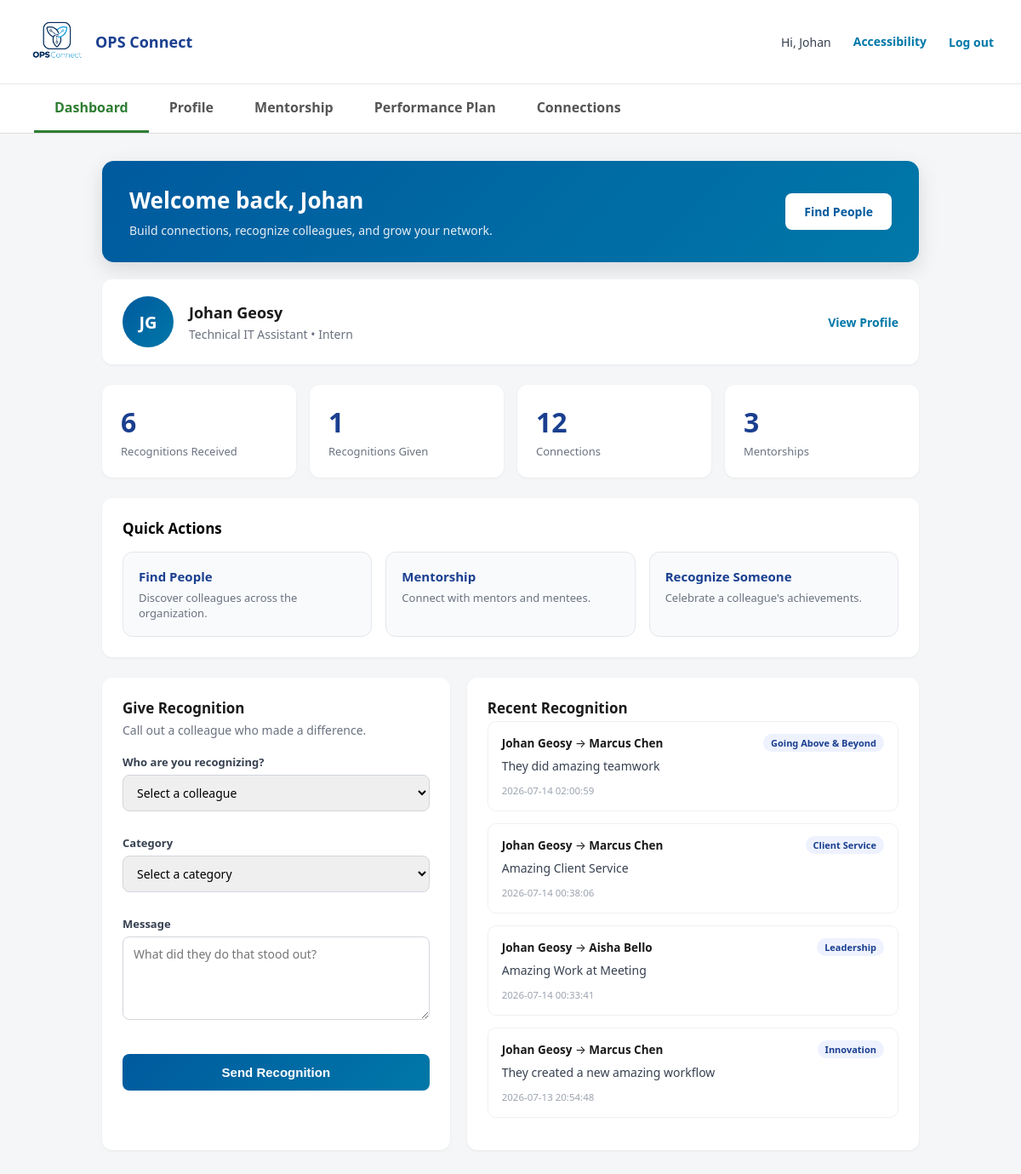
/dashboard (signed in), run on the app's committed database.
### tables this page shows
CREATE TABLE recognitions (
            id INTEGER PRIMARY KEY AUTOINCREMENT,
            from_user_id INTEGER NOT NULL,
            to_user_id INTEGER NOT NULL,
            category TEXT NOT NULL,
            message TEXT NOT NULL,
            created_at TIMESTAMP DEFAULT CURRENT_TIMESTAMP,
            FOREIGN KEY (from_user_id) REFERENCES users (id),
            FOREIGN KEY (to_user_id) REFERENCES users (id)
        );

CREATE TABLE users (
            id INTEGER PRIMARY KEY AUTOINCREMENT,
            name TEXT NOT NULL,
            email TEXT UNIQUE NOT NULL,
            password_hash TEXT NOT NULL,
            created_at TIMESTAMP DEFAULT CURRENT_TIMESTAMP
        );

### app.py (the view)
@app.route("/dashboard")
def dashboard():
    user_id = session.get("user_id")
    if not user_id:
        return redirect(url_for("login"))
    conn = get_db()
    colleagues = conn.execute(
        "SELECT id, name FROM users WHERE id != ? ORDER BY name", (user_id,)
    ).fetchall()
    feed = conn.execute("""
        SELECT r.id, r.category, r.message, r.created_at,
               sender.name AS from_name,
               receiver.name AS to_name
        FROM recognitions r
        JOIN users sender ON r.from_user_id = sender.id
        JOIN users receiver ON r.to_user_id = receiver.id
        ORDER BY r.created_at DESC
        LIMIT 20
    """).fetchall()
    given_count = conn.execute(
        "SELECT COUNT(*) AS c FROM recognitions WHERE from_user_id = ?", (user_id,)
    ).fetchone()["c"]
    received_count = conn.execute(
        "SELECT COUNT(*) AS c FROM recognitions WHERE to_user_id = ?", (user_id,)
    ).fetchone()["c"]
    conn.close()
    return render_template(
        "dashboard.html",
        user_name=session["user_name"],
        colleagues=colleagues,
        feed=feed,
        given_count=given_count,
        received_count=received_count,
        categories=RECOGNITION_CATEGORIES,
    )

### app.py (called while the page is built)
def get_db():
    conn = sqlite3.connect(DB_PATH)
    conn.row_factory = sqlite3.Row
    return conn

### templates/dashboard.html (shortened to what this page needs)
<!DOCTYPE html>
<html lang="en">
<head>
<link rel="stylesheet" href="{{ url_for('static', filename='style.css') }}">
</head>
<body class="dashboard-body">
<nav class="topbar">
<div class="topbar-brand">
<img src="{{ url_for('static', filename='logo_ops.png') }}"
class="topbar-logo">
<span>
OPS Connect
</span>
</div>
<div class="topbar-user">
<span>
Hi, Johan
</span>
<button
    class="accessibility-btn"
    onclick="toggleAccessibility()">
    Accessibility
</button>
<a href="{{ url_for('logout') }}" class="logout-link">
Log out
</a>
</div>
</nav>
<nav class="dashboard-tabs">
<a href="{{ url_for('dashboard') }}" class="active">
Dashboard
</a>
<a href="{{ url_for('profile') }}">
Profile
</a>
<a href="{{ url_for('mentorship') }}">
Mentorship
</a>
<a href="{{ url_for('performance') }}">
        Performance Plan
    </a>
<a href="{{ url_for('connections') }}">
Connections
</a>
</nav>
<main class="dashboard-container">
<section class="welcome-card">
<div>
<h1>
Welcome back, Johan
</h1>
<p>
Build connections, recognize colleagues, and grow your network.
</p>
</div>
<a href="{{ url_for('connections') }}"
class="dashboard-action-btn">
Find People
</a>
</section>
<section class="profile-summary-card">
<div class="profile-avatar">
JG
</div>
<div>
<h2>
Johan Geosy
</h2>
<p>
Technical IT Assistant • Intern
</p>
</div>
<a href="{{ url_for('profile') }}"
class="profile-link">
View Profile
</a>
</section>
<div class="stats-row">
<div class="stat-card">
<span class="stat-number">
{{ received_count }}
</span>
<span class="stat-label">
Recognitions Received
</span>
</div>
<div class="stat-card">
<span class="stat-number">
{{ given_count }}
</span>
<span class="stat-label">
Recognitions Given
</span>
</div>
<div class="stat-card">
<span class="stat-number">
12
</span>
<span class="stat-label">
Connections
</span>
</div>
<div class="stat-card">
<span class="stat-number">
3
</span>
<span class="stat-label">
Mentorships
</span>
</div>
</div>
<section class="quick-actions">
<h2>
Quick Actions
</h2>
<div class="action-grid">
<a href="{{ url_for('connections') }}"
class="action-card">
<h3>
Find People
</h3>
<p>
Discover colleagues across the organization.
</p>
</a>
<a href="{{ url_for('mentorship') }}"
class="action-card">
<h3>
Mentorship
</h3>
<p>
Connect with mentors and mentees.
</p>
</a>
<a href="#recognition"
class="action-card">
<h3>
Recognize Someone
</h3>
<p>
Celebrate a colleague's achievements.
</p>
</a>
</div>
</section>
<div class="dashboard-grid">
<section class="give-recognition-card"
id="recognition">
<h2>
Give Recognition
</h2>
<p class="card-subtitle">
Call out a colleague who made a difference.
</p>
<form method="POST"
action="{{ url_for('give_recognition') }}">
<label>
Who are you recognizing?
</label>
<select name="to_user_id" required>
<option disabled selected>
Select a colleague
</option>
</select>
<label>
Category
</label>
<select name="category" required>
<option disabled selected>
Select a category
</option>
</select>
<label>
Message
</label>
<textarea
name="message"
rows="4"
placeholder="What did they do that stood out?"
required>
</textarea>
<button>
Send Recognition
</button>
</form>
</section>
<section class="feed-card">
<h2>
Recent Recognition
</h2>
{% if feed %}
<div class="feed-list">
{% for item in feed %}
<div class="feed-item">
<div class="feed-header">
<span class="feed-names">
<strong>
{{ item.from_name }}
</strong>
→
<strong>
{{ item.to_name }}
</strong>
</span>
<span class="feed-category">
{{ item.category }}
</span>
</div>
<p class="feed-message">
{{ item.message }}
</p>
<span class="feed-time">
{{ item.created_at }}
</span>
</div>
{% endfor %}
</div>
{% else %}
<p class="empty-state">
No recognitions yet — be the first!
</p>
{% endif %}
</section>
</div>
</main>
</body>
</html>

### data on the page
recognitions: from_name "Johan Geosy", to_name "Marcus Chen", category "Going Above & Beyond", message "They did amazing teamwork", created_at "2026-07-14 02:00:59"
recognitions: from_name "Johan Geosy", to_name "Marcus Chen", category "Client Service", message "Amazing Client Service", created_at "2026-07-14 00:38:06"
recognitions: from_name "Johan Geosy", to_name "Aisha Bello", category "Leadership", message "Amazing Work at Meeting", created_at "2026-07-14 00:33:41"
recognitions: from_name "Johan Geosy", to_name "Marcus Chen", category "Innovation", message "They created a new amazing workflow", created_at "2026-07-13 20:54:48"

### other printed values
{{ received_count }} "6"
{{ given_count }} "1"
